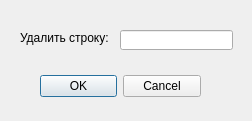
<?xml version="1.0" encoding="UTF-8"?>
<ui version="4.0">
 <class>DialogDel</class>
 <widget class="QDialog" name="DialogDel">
  <property name="geometry">
   <rect>
    <x>0</x>
    <y>0</y>
    <width>252</width>
    <height>121</height>
   </rect>
  </property>
  <property name="windowTitle">
   <string>Dialog</string>
  </property>
  <widget class="QDialogButtonBox" name="buttonBox">
   <property name="geometry">
    <rect>
     <x>40</x>
     <y>70</y>
     <width>161</width>
     <height>32</height>
    </rect>
   </property>
   <property name="orientation">
    <enum>Qt::Horizontal</enum>
   </property>
   <property name="standardButtons">
    <set>QDialogButtonBox::Cancel|QDialogButtonBox::Ok</set>
   </property>
  </widget>
  <widget class="QLabel" name="label">
   <property name="geometry">
    <rect>
     <x>20</x>
     <y>30</y>
     <width>91</width>
     <height>16</height>
    </rect>
   </property>
   <property name="text">
    <string>Удалить строку:</string>
   </property>
  </widget>
  <widget class="QLineEdit" name="lineEdit">
   <property name="geometry">
    <rect>
     <x>120</x>
     <y>30</y>
     <width>113</width>
     <height>20</height>
    </rect>
   </property>
  </widget>
 </widget>
 <resources/>
 <connections>
  <connection>
   <sender>buttonBox</sender>
   <signal>accepted()</signal>
   <receiver>DialogDel</receiver>
   <slot>accept()</slot>
   <hints>
    <hint type="sourcelabel">
     <x>248</x>
     <y>254</y>
    </hint>
    <hint type="destinationlabel">
     <x>157</x>
     <y>274</y>
    </hint>
   </hints>
  </connection>
  <connection>
   <sender>buttonBox</sender>
   <signal>rejected()</signal>
   <receiver>DialogDel</receiver>
   <slot>reject()</slot>
   <hints>
    <hint type="sourcelabel">
     <x>316</x>
     <y>260</y>
    </hint>
    <hint type="destinationlabel">
     <x>286</x>
     <y>274</y>
    </hint>
   </hints>
  </connection>
 </connections>
</ui>
